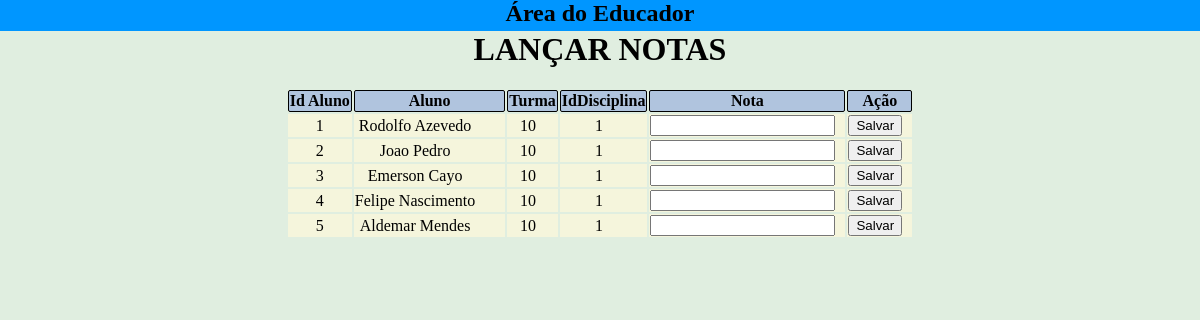
The app's page /lancar_notas.php (signed in) with its own data.
### tables this page shows
CREATE TABLE `aluno_disciplina` (
  `id_aluno` int(6) NOT NULL,
  `id_disciplina` int(6) NOT NULL,
  `nota` int(11) NOT NULL,
  `faltas` int(11) NOT NULL
);

CREATE TABLE `aluno` (
  `id_aluno` int(6) NOT NULL,
  `nome_aluno` varchar(100) NOT NULL,
  `turma` int(6) NOT NULL
);

CREATE TABLE `disciplina` (
  `id_disciplina` int(6) NOT NULL,
  `nome_disciplina` varchar(100) NOT NULL
);

### classes/editar_aluno.php (called while the page is built, shortened)
<?php
class Usuarios{
	private $pdo;
	public function __construct($pdo){
		$this->pdo=$pdo;
	}
	public function getAlunosNota(){
		$array = array();
		$sql="SELECT aluno.id_aluno, aluno.nome_aluno, aluno.turma, disciplina.id_disciplina, aluno_disciplina.nota from aluno
			INNER JOIN aluno_disciplina ON aluno.id_aluno = aluno_disciplina.id_aluno
			INNER JOIN disciplina ON disciplina.id_disciplina = aluno_disciplina.id_disciplina
			WHERE disciplina.id_disciplina = 1";
		$sql=$this->pdo->query($sql);
		if ($sql->rowCount()>0) {
			$array=$sql->fetchAll();
		}
		return $array;
	}
}
?>

### lancar_notas.php (the view, shortened to what this page needs)
<?php
 $falta = $_GET['nota'] = &$nota;
?>
<!DOCTYPE html>
<html>
<head>
	<link rel="stylesheet" type="text/css" href="estilo.css">
</head>
<body bgcolor="#E0EEE0">
		<div class="topo">
			<div class="subtopo">
				<div class="logo">
					<h2><center>Área do Educador</center></h2>
				</div>
			</div>
		</div>
	<h1 align="center">LANÇAR NOTAS</h1>
	<table class="boletim">
		<tr>
			<th>Id Aluno</th>
			<th>Aluno</th>
			<th>Turma</th>
			<th>IdDisciplina</th>
			<th>Nota</th>
			<th>Ação</th>
		</tr>
		<?php
			require 'conexao.php';
			require 'classes/editar_aluno.php';
			$usuario=new Usuarios($pdo);
			$lista=$usuario->getAlunosNota();
			foreach ($lista as $user) {
		?>
				<tr>
					<td style="text-align: center;">
						<?php echo $user['id_aluno'];?>
					</td>
					<td style="padding-right: 30px;">
						<?php echo $user['nome_aluno'];?>
					</td>
					<td style="padding-right: 10px;">
						<?php echo $user['turma'];?>
					</td>
					<td style="padding-right: 10px;">
						<?php echo $user['id_disciplina'];?>
					</td>
					<td style="padding-right: 10px;">
					<form method="POST" action="classes/editar_aluno.php">
						 <input autofocus type="text" name="nota" required value="<?php echo $nota;?>">
					</td>
					<td style="padding-right: 10px;">
						<input type="submit" value="Salvar" name="btn_salvar">
					</td>
				</tr>
	<?php
		}
			exit;
	?>

### estilo.css (style rules this page uses)
* { margin: 0px; }
.topo { background-color: #0096ff; height: 31px; }
.subtopo { margin: auto; }
.boletim { padding: 20px; margin: auto; }
.boletim tr { border: 1px solid black; text-align: center; background-color: #F5F5DC; border-collapse: collapse; }
.boletim th { border: 1px solid black; background-color: #B0C4DE; border-radius: 2px; border-collapse: collapse; }

### records on screen
aluno_disciplina: id_aluno.id_aluno "1", id_aluno.nome_aluno "Rodolfo Azevedo", id_aluno.turma "10", id_disciplina.id_disciplina "1"
aluno_disciplina: id_aluno.id_aluno "2", id_aluno.nome_aluno "Joao Pedro", id_aluno.turma "10", id_disciplina.id_disciplina "1"
aluno_disciplina: id_aluno.id_aluno "3", id_aluno.nome_aluno "Emerson Cayo", id_aluno.turma "10", id_disciplina.id_disciplina "1"
aluno_disciplina: id_aluno.id_aluno "4", id_aluno.nome_aluno "Felipe Nascimento", id_aluno.turma "10", id_disciplina.id_disciplina "1"
aluno_disciplina: id_aluno.id_aluno "5", id_aluno.nome_aluno "Aldemar Mendes", id_aluno.turma "10", id_disciplina.id_disciplina "1"
